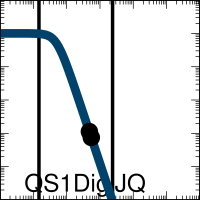

Generate this figure with gnuplot:

set output "demo_FixedGatesDigital0x00_001_A000_xfer_model_QS1_DigiJQ.eps"
set terminal postscript eps enhanced color "Helvetica, 35" size 2,2
set logscale x
set logscale y
set lmargin screen 0.0
set rmargin screen 1.0
set tmargin screen 1.0
set bmargin screen 0.0
set size ratio 1.0
set border linewidth 2
set tics scale 2
set mxtics 10
set mytics 10
set key bottom left
set key samplen -1
set xrange [0.001:1000.0]
set yrange [0.001:1000.0]
set format y "10^{%L}"    
set format x "10^{%L}"    
set format x ""    
set xlabel '11101110'
set arrow from 0.014755635171312603,0.001 to 0.014755635171312603,1000.0 nohead lw 10 lt 2 lc rgb '#000000'
set arrow from 2.394575850334684,0.001 to 2.394575850334684,1000.0 nohead lw 10 lt 2 lc rgb '#000000'
ymin = 0.0
ymax = 100.0
K = 0.05
n = 3.0
set dummy x

plot ymin+(ymax-ymin)/(1.0+(x/K)**n) lw 25 lc rgb '#004368' title 'QS1DigiJQ',\
 "<echo '1 2'" using (0.48):(0.11290045792425736)  with points pt 7 ps 4 lc rgb 'black' notitle,\
 "<echo '1 2'" using (0.55):(0.07507507507507508)  with points pt 7 ps 4 lc rgb 'black' notitle
